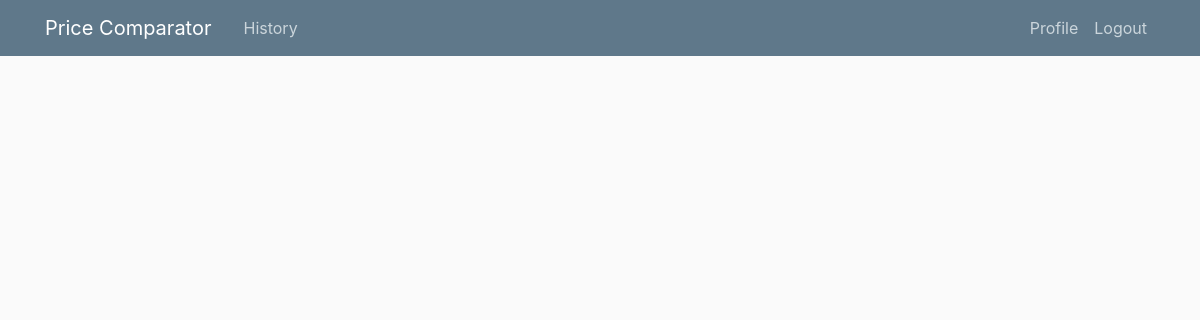
Before: /favorites/ (signed in) with the older database file.
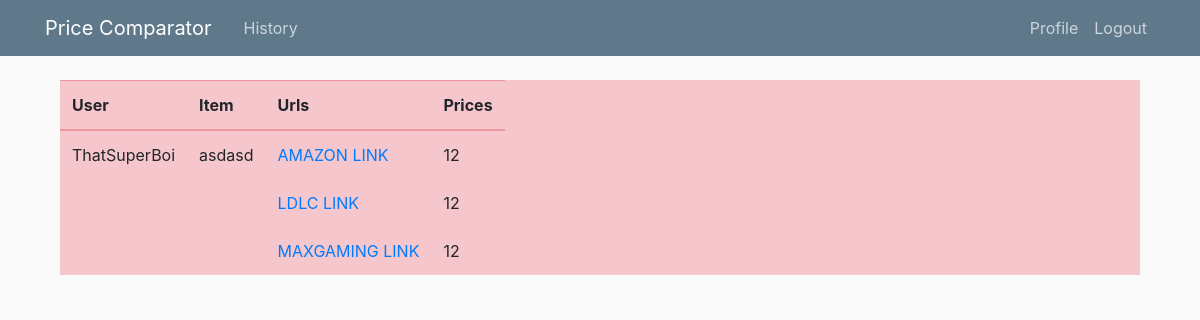
After: the same page with the newer database file.
### fromsapp/models.py (models this page shows, shortened)
class Favorite(models.Model):
    name = models.CharField(max_length=100)
    amazon_url = models.TextField(default='')
    ldlc_url = models.TextField(default='')
    maxgaming_url = models.TextField(default='')
    amazon_price = models.CharField(max_length=100, default='')
    ldlc_price = models.CharField(max_length=100, default='')
    maxgaming_price = models.CharField(max_length=100, default='')
    search_user = models.ForeignKey(User, on_delete=models.CASCADE)

### fromsapp/views.py (the view, shortened to what this page needs)
# urls.py: path('favorites/', views.favorites, name='favorites')
@login_required
def favorites(request):
    user = request.user
    args = {
        'favorites' : user.favorite_set.all(),
    }
    return render(request, 'fromsapp/favorites.html', args)

### fromsapp/templates/fromsapp/favorites.html
{% extends 'fromsapp/base.html' %}
{% block content %}
{% for favorite in favorites  %}
<div class="container">
  <table class="table table-hover table-danger table-responsive">
    <thead>
      <tr>
        <th scope="col">User</th>
        <th scope="col">Item</th>
        <th scope="col">Urls</th>
        <th scope="col">Prices</th>
      </tr>
    </thead>
    <tbody>
      <tr>
        <td>{{ favorite.search_user }}</td>
        <td>{{ favorite.name }}</td>
        <td>
          {% if favorite.amazon_url != 'no link found' %}
            <a href='{{ favorite.amazon_url }}'>AMAZON LINK</a></br></br>
          {% else %}
            no link found</br></br>
          {% endif %}
          {% if favorite.ldlc_url != 'no link found' %}
            <a href='{{ favorite.ldlc_url}}'>LDLC LINK</a></br></br>
          {% else %}
            no link found</br></br>
          {% endif %}
          {% if favorite.maxgaming_url != 'no link found' %}
            <a href='{{ favorite.maxgaming_url}}'>MAXGAMING LINK</a>
          {% else %}
            no link found</br></br>
          {% endif %}
        </td>
        <td>
           {{ favorite.amazon_price }}</br></br>
           {{ favorite.ldlc_price }}</br></br>
           {{ favorite.maxgaming_price }}
        </td>
      </tr>
    </tbody>
  </table>
</div>
{% endfor %}
{% endblock content %}

Changed rows visible on the page:
added Favorite: search_user "ThatSuperBoi", name "asdasd", amazon_price "12", ldlc_price "12", maxgaming_price "12"
